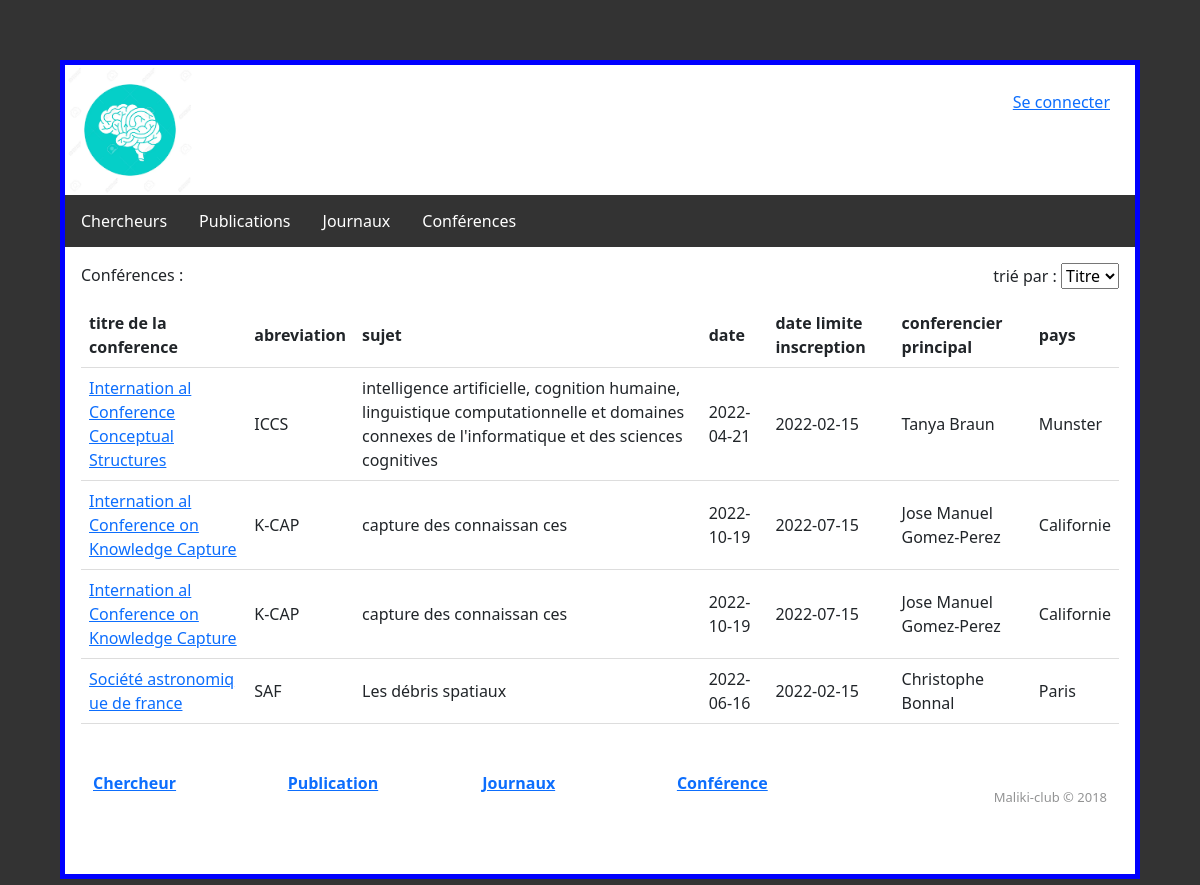
Screenshot of /conferences.php with the database file from the repository.
### tables this page shows
CREATE TABLE `conferences` (
  `id` int(11) NOT NULL,
  `titre` varchar(50) NOT NULL,
  `abreviation` varchar(30) NOT NULL,
  `sujet` varchar(150) NOT NULL,
  `date` date NOT NULL,
  `dateLimite` date NOT NULL,
  `conferencier` varchar(30) NOT NULL,
  `pays` varchar(30) NOT NULL
);

### conferences.php (the view, shortened to what this page needs)
<!DOCTYPE html>
<html lang="fr">
    <?php require 'includes/header.php'; ?>
    <body>
        <?php require 'includes/navbar.php'; ?>
        <div class="centre">
          <div class="select">
        <div class="filter-condition">
          <form id="myForm" action="conferences.php" method="post">
            <span> trié par :</span>
            <select name="select" id="monSelect" onchange="document.getElementById('myForm').submit()">
                <option value="titre" <?php if(isset($_POST["select"])){
                  if(strcmp($_POST["select"], "titre") == 0 )
                  echo "selected";
                } ?>>Titre</option>
            </select>
        </form>
        </div>
        </div>
        <p>Conférences :</p>
        <?php
$servername = "localhost";
$username = "admin";
$password = "admin";
$dbname = "projetweb";
$conn = new mysqli($servername, $username, $password, $dbname);
$selected = "titre";
$sql = "SELECT id, titre, abreviation, sujet, date, dateLimite, conferencier, pays FROM conferences ORDER BY " . $selected;
$result = $conn->query($sql);
echo "<table> <tr>
<th>titre de la conference</th>
<th>abreviation</th>
<th>sujet</th>
<th>date</th>
<th>date limite inscreption</th>
<th>conferencier principal</th>
<th>pays</th>
</tr>";
if ($result->num_rows > 0) {
    while($row = $result->fetch_assoc()) {
    echo "<tr><td><a href='conference.php?id=" . $row["id"] . "'>" . $row["titre"] . "</a></td><td>" . $row["abreviation"]. "</td><td>" . $row["sujet"]. "</td><td>" . $row["date"] . "</td><td>" . $row["dateLimite"]. "</td><td>" . $row["conferencier"]. "</td><td>" . $row["pays"]. "</td></tr>";
}
echo "</table>";
} else {
  echo "0 results";
}
?>
<div>
        <?php require 'includes/footer.php'; ?>
    </body>
</html>

### asset/patron.css (style rules this page uses)
html { margin: 5%; border: 5px solid blue; background-color: #333; }
body { margin: 0; }

### conferences.php (style rules this page uses)
table { border-collapse: collapse !important ; width: 100%; }
th, td { padding: 8px; text-align: left; border-bottom: 1px solid #DDD !important; }
.centre { padding : 1em; }
.select { float: right; }

### rows the page displays
conferences: titre "Internation al Conference Conceptual Structures", abreviation "ICCS", sujet "intelligence artificielle, cognition humaine, linguistique computationnelle et domaines connexes de l'informatique et des sciences cognitives", date "2022-04-21", dateLimite "2022-02-15", conferencier "Tanya Braun", pays "Munster"
conferences: titre "Internation al Conference on Knowledge Capture", abreviation "K-CAP", sujet "capture des connaissan ces", date "2022-10-19", dateLimite "2022-07-15", conferencier "Jose Manuel Gomez-Perez", pays "Californie"
conferences: titre "Internation al Conference on Knowledge Capture", abreviation "K-CAP", sujet "capture des connaissan ces", date "2022-10-19", dateLimite "2022-07-15", conferencier "Jose Manuel Gomez-Perez", pays "Californie"
conferences: titre "Société astronomiq ue de france", abreviation "SAF", sujet "Les débris spatiaux", date "2022-06-16", dateLimite "2022-02-15", conferencier "Christophe Bonnal", pays "Paris"
